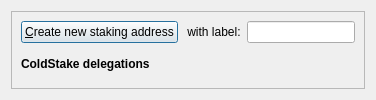
                    <widget class="QWidget" name="tab_received_delegations">
                        <attribute name="title">
                            <string>&amp;Received Delegations</string>
                        </attribute>
                        <layout class="QVBoxLayout" name="verticalLayoutTab4">
                            <item>
                                <widget class="QFrame" name="frameTabReceivedDelegations">
                                    <property name="frameShape">
                                        <enum>QFrame::StyledPanel</enum>
                                    </property>
                                    <property name="frameShadow">
                                        <enum>QFrame::Raised</enum>
                                    </property>
                                    <layout class="QVBoxLayout" name="verticalLayout_4">
                                        <item>
                                            <layout class="QHBoxLayout" name="horizontalLayout_6">
                                                <item>
                                                    <widget class="QPushButton" name="newAddressButton">
                                                        <property name="minimumSize">
                                                            <size>
                                                                <width>150</width>
                                                                <height>0</height>
                                                            </size>
                                                        </property>
                                                        <property name="text">
                                                            <string>&amp;Create new staking address</string>
                                                        </property>
                                                        <property name="icon">
                                                            <iconset resource="../yatripay.qrc">
                                                                <normaloff>:/icons/receiving_addresses</normaloff>:/icons/receiving_addresses</iconset>
                                                        </property>
                                                        <property name="autoDefault">
                                                            <bool>false</bool>
                                                        </property>
                                                        <property name="default">
                                                            <bool>true</bool>
                                                        </property>
                                                    </widget>
                                                </item>
                                                <item>
                                                    <widget class="QLabel" name="newAddressLabelLabel">
                                                        <property name="text">
                                                            <string> with label:</string>
                                                        </property>
                                                    </widget>
                                                </item>
                                                <item>
                                                    <widget class="QLineEdit" name="newAddressLabel">
                                                        <property name="toolTip">
                                                            <string>An optional label to associate with the new receiving address (used by you to identify an invoice).  It is also attached to the payment request.</string>
                                                        </property>
                                                    </widget>
                                                </item>
                                            </layout>
                                        </item>
                                        <item>
                                            <widget class="QLabel" name="labelColdStakeDelegationsText">
                                                <property name="font">
                                                    <font>
                                                        <weight>75</weight>
                                                        <bold>true</bold>
                                                    </font>
                                                </property>
                                                <property name="text">
                                                    <string>ColdStake delegations</string>
                                                </property>
                                            </widget>
                                        </item>
                                    </layout>
                                </widget>
                            </item>
                        </layout>
                    </widget>
